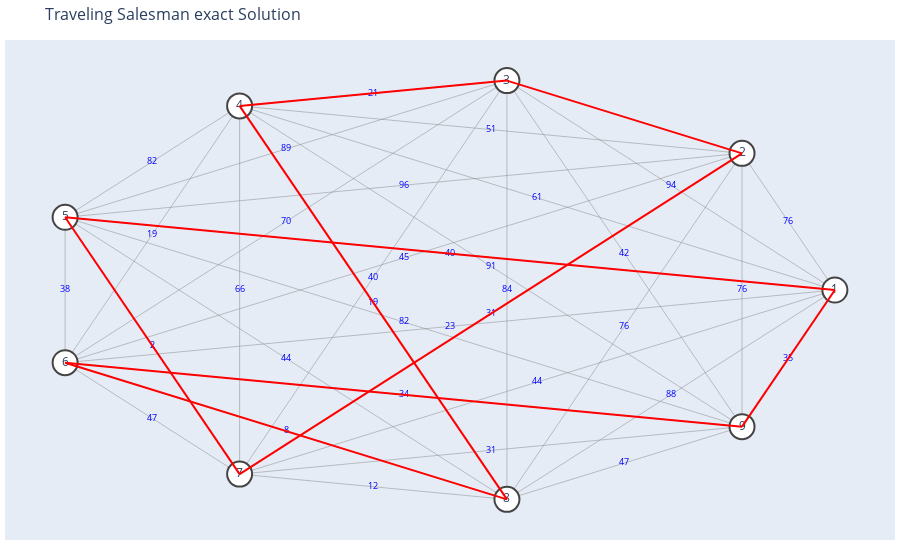

This figure's notebook cell:
### Markdown cell above
# Optimal Solutions

### Code cell
plot_TSP(G1,optimum['G1']['way'])

### Figure 1 — Plotly figure (JSON) as saved in the notebook; plotly's stock layout.template omitted (floating-point values rounded to 4 significant figures)
{"data": [{"hoverinfo": "none", "line": {"color": "#888", "width": 0.5}, "mode": "lines", "type": "scatter", "x": [1, 0.766, null, 1, 0.1736, null, 1, -0.5, null, 1, -0.9397, null, 1, -0.9397, null, 1, -0.5, null, 1, 0.1736, null, 1, 0.766, null, 0.766, -0.5, null, 0.766, -0.9397, null, 0.766, -0.9397, null, 0.766, -0.5, null, 0.766, 0.1736, null, 0.766, 0.766, null, 0.1736, -0.5, null, 0.1736, -0.9397, null, 0.1736, -0.9397, null, 0.1736, -0.5, null, 0.1736, 0.1736, null, 0.1736, 0.766, null, -0.5, -0.9397, null, -0.5, -0.9397, null, -0.5, -0.5, null, -0.5, 0.1736, null, -0.5, 0.766, null, -0.9397, -0.9397, null, -0.9397, -0.5, null, -0.9397, 0.1736, null, -0.9397, 0.766, null, -0.9397, -0.5, null, -0.9397, 0.1736, null, -0.9397, 0.766, null, -0.5, 0.1736, null, -0.5, 0.766, null, 0.1736, 0.766, null], "y": [1.987e-08, 0.6428, null, 1.987e-08, 0.9848, null, 1.987e-08, 0.866, null, 1.987e-08, 0.342, null, 1.987e-08, -0.342, null, 1.987e-08, -0.866, null, 1.987e-08, -0.9848, null, 1.987e-08, -0.6428, null, 0.6428, 0.866, null, 0.6428, 0.342, null, 0.6428, -0.342, null, 0.6428, -0.866, null, 0.6428, -0.9848, null, 0.6428, -0.6428, null, 0.9848, 0.866, null, 0.9848, 0.342, null, 0.9848, -0.342, null, 0.9848, -0.866, null, 0.9848, -0.9848, null, 0.9848, -0.6428, null, 0.866, 0.342, null, 0.866, -0.342, null, 0.866, -0.866, null, 0.866, -0.9848, null, 0.866, -0.6428, null, 0.342, -0.342, null, 0.342, -0.866, null, 0.342, -0.9848, null, 0.342, -0.6428, null, -0.342, -0.866, null, -0.342, -0.9848, null, -0.342, -0.6428, null, -0.866, -0.9848, null, -0.866, -0.6428, null, -0.9848, -0.6428, null]}, {"hoverinfo": "none", "marker": {"color": "#FFF", "colorscale": [[0, "rgb(161, 105, 40)"], [0.1667, "rgb(189, 146, 90)"], [0.3333, "rgb(214, 189, 141)"], [0.5, "rgb(237, 234, 194)"], [0.6667, "rgb(181, 200, 184)"], [0.8333, "rgb(121, 167, 172)"], [1, "rgb(40, 135, 161)"]], "line": {"width": 2}, "reversescale": true, "showscale": false, "size": 25}, "mode": "markers+text", "text": ["1", "2", "3", "4", "5", "6", "7", "8", "9"], "textposition": "middle center", "type": "scatter", "x": [1, 0.766, 0.1736, -0.5, -0.9397, -0.9397, -0.5, 0.1736, 0.766], "y": [1.987e-08, 0.6428, 0.9848, 0.866, 0.342, -0.342, -0.866, -0.9848, -0.6428]}, {"hoverinfo": "none", "marker": {"opacity": 0}, "mode": "markers+text", "text": ["76", "94", "61", "40", "23", "44", "88", "35", "51", "96", "45", "31", "76", "76", "21", "89", "70", "40", "84", "42", "82", "19", "66", "19", "91", "38", "2", "44", "82", "47", "8", "34", "12", "31", "47"], "textfont": {"color": "blue", "size": 9}, "textposition": "middle center", "type": "scatter", "x": [0.883, 0.5868, 0.25, 0.03015, 0.03015, 0.25, 0.5868, 0.883, 0.133, -0.08682, -0.08682, 0.133, 0.4698, 0.766, -0.1632, -0.383, -0.383, -0.1632, 0.1736, 0.4698, -0.7198, -0.7198, -0.5, -0.1632, 0.133, -0.9397, -0.7198, -0.383, -0.08682, -0.7198, -0.383, -0.08682, -0.1632, 0.133, 0.4698], "y": [0.3214, 0.4924, 0.433, 0.171, -0.171, -0.433, -0.4924, -0.3214, 0.7544, 0.4924, 0.1504, -0.1116, -0.171, -6.954e-08, 0.9254, 0.6634, 0.3214, 0.05939, 1.987e-08, 0.171, 0.604, 0.262, -9.934e-09, -0.05939, 0.1116, 4.967e-08, -0.262, -0.3214, -0.1504, -0.604, -0.6634, -0.4924, -0.9254, -0.7544, -0.8138]}, {"hoverinfo": "none", "line": {"color": "#F00", "width": 2}, "mode": "lines", "type": "scatter", "x": [1, 0.766, null, 0.766, -0.9397, null, -0.9397, 0.1736, null, 0.1736, -0.5, null, -0.5, 0.1736, null, 0.1736, 0.766, null, 0.766, -0.5, null, -0.5, -0.9397, null, -0.9397, 1, null], "y": [1.987e-08, -0.6428, null, -0.6428, -0.342, null, -0.342, -0.9848, null, -0.9848, 0.866, null, 0.866, 0.9848, null, 0.9848, 0.6428, null, 0.6428, -0.866, null, -0.866, 0.342, null, 0.342, 1.987e-08, null]}], "layout": {"hovermode": "closest", "margin": {"b": 20, "l": 5, "r": 5, "t": 40}, "showlegend": false, "title": {"font": {"size": 16}, "text": "Traveling Salesman exact Solution"}, "xaxis": {"showgrid": false, "showticklabels": false, "zeroline": false}, "yaxis": {"showgrid": false, "showticklabels": false, "zeroline": false}}}
